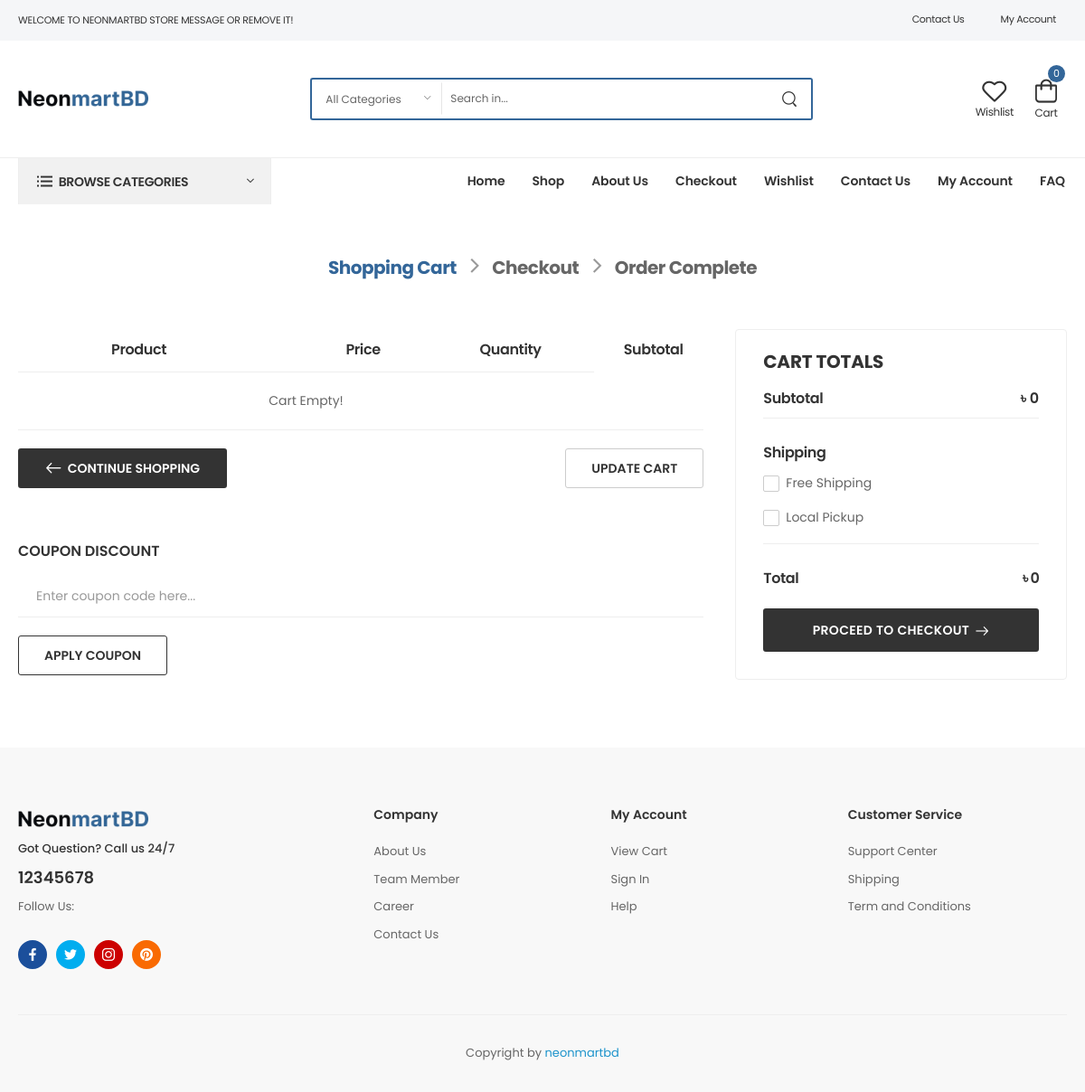
Before: /cart (signed in) with the older database file.
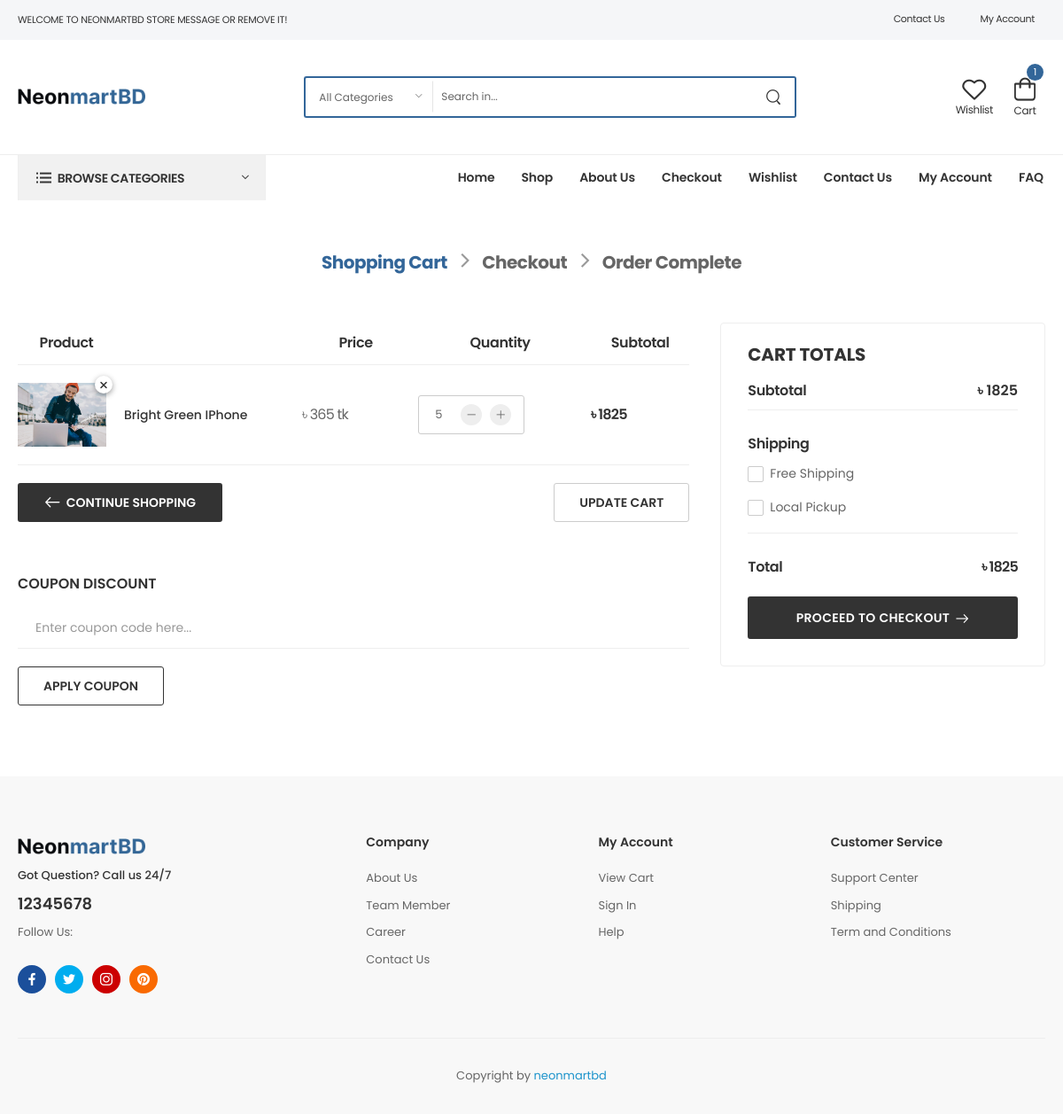
After: the same page with the newer database file.
### core/models.py (models this page shows, shortened)
class Cart(models.Model):
    user = models.ForeignKey(User, on_delete=models.CASCADE)
    product = models.ForeignKey(Products,  on_delete=models.CASCADE)
    quantity = models.PositiveIntegerField(default=1)
    def line_total(self):
        return self.quantity * self.product.price

class Products(models.Model):
    name = models.CharField(max_length=500)
    category = models.ForeignKey(Category, on_delete=models.CASCADE)
    subcategory = models.ForeignKey(SubCategory,on_delete=models.CASCADE,blank=True, null=True)
    sub_sub_category = models.ForeignKey(SubSubCategory, on_delete=models.CASCADE,blank=True, null=True)
    brand = models.ImageField(upload_to="Brand Image",default="brands/category/1.png")
    sku = models.CharField(max_length=200)
    price = models.PositiveIntegerField()
    stock_status = models.CharField(max_length=100,null=True,blank=True,default="In Stock")
    review = models.PositiveIntegerField(null=True,blank=True,default=0)
    sort_description = RichTextField()
    slug = AutoSlugField(populate_from="name", null=True, unique=True)
    description = RichTextField()
    image = models.ImageField(upload_to="Product Image")
    pdsliderimg1 = models.ImageField(upload_to="Slider Image",blank=True, null=True)
    pdsliderimg2 = models.ImageField(upload_to="Slider Image",blank=True, null=True)
    pdsliderimg3 = models.ImageField(upload_to="Slider Image",blank=True, null=True)

### core/views.py (the view, shortened to what this page needs)
# urls.py: path('cart',cart,name="cart"),
def cart(request):
    if request.user.is_authenticated:
        cart = Cart.objects.filter(user=request.user)
        subtotal = get_subTotal(cart)
        return render(request,"core/cart.html",locals())
    else:
        return redirect("login")

### core/views.py (called while the page is built)
def get_subTotal(carts):
    cartTotals = []
    for cart in carts:
        subtotal  = cart.product.price*cart.quantity
        cartTotals.append(subtotal)
    return sum(cartTotals)

### core/templates/core/cart.html (shortened to what the changed rows need)
{% extends "base/base.html" %}
{% load static %}
{% block body %}
<link rel="stylesheet" type="text/css" href="{% static 'assets/css/style.min.css' %}" />
<main class="main cart">
  <div class="page-content">
    <div class="container">
      <div class="row gutter-lg mb-10">
        <div class="col-lg-8 pr-lg-4 mb-6">
          <table class="shop-table cart-table">
            <thead>
              <tr>
                <th class="product-name"><span>Product</span></th>
                <th></th>
                <th class="product-price"><span>Price</span></th>
                <th class="product-quantity"><span>Quantity</span></th>
                <th class="product-subtotal"><span>Subtotal</span></th>
              </tr>
            </thead>
            <tbody>
              {% if cart %}
              {% for cart in cart %}
              <tr>
                <td class="product-thumbnail">
                  <div class="p-relative">
                    <a href="{% url 'product_details' cart.product.slug %}">
                      <figure>
                        <img src="{{cart.product.image.url}}" alt="product" width="300" height="338" />
                      </figure>
                    </a>
                    <button type="submit" class="btn btn-close">
                      <a href="{% url 'deleteCart' cart.id %}">
                      </a>
                    </button>
                  </div>
                </td>
                <td class="product-name">
                  <a href="{% url 'product_details' cart.product.slug %}">
                    {{cart.product.name}}
                  </a>
                </td>
                <td class="product-price">
                  <span class="amount">৳ {{cart.product.price}} tk</span>
                </td>
                <td class="product-quantity">
                  <div class="input-group">
                    <button class="quantity_plus w-icon-plus"></button>
                    <button class="quantity_minus w-icon-minus"></button>
                  </div>
                </td>
                <td class="product-subtotal">
                  <span class="amount">৳ {{cart.line_total}}</span>
                </td>
              </tr>
              {% endfor %}
              {% else%}
              <tr>
                <td colspan="4" class="text-center text-danger">
                  Cart Empty!
                </td>
              </tr>
              {% endif %}
            </tbody>
          </table>
        </div>
        <div class="col-lg-4 sticky-sidebar-wrapper">
          <div class="sticky-sidebar">
            <div class="cart-summary mb-4">
              <div class="cart-subtotal d-flex align-items-center justify-content-between">
                <label class="ls-25">Subtotal</label>
                <span>৳ {{subtotal}}</span>
              </div>
              <div class="order-total d-flex justify-content-between align-items-center">
                <label>Total</label>
                <span class="ls-50">৳ {{subtotal}}</span>
              </div>
            </div>
          </div>
        </div>
      </div>
    </div>
  </div>
</main>
{% endblock body %}

Changed rows visible on the page:
added Cart: product.image (picture), product.name "Bright Green IPhone", product.price "365", line_total "1825"
Other visible differences:
{{ cart|length }}: "0" → "1"
{{ subtotal }}: "0" → "1825"
text no longer shown: "Cart Empty!"
